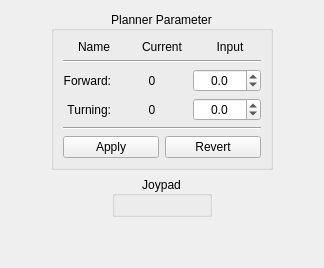
     <widget class="QWidget" name="planner_tab">
      <attribute name="title">
       <string>Planner</string>
      </attribute>
      <layout class="QVBoxLayout" name="planner_tab_layout">
       <item>
        <layout class="QHBoxLayout" name="planner_layout_parameter">
         <item>
          <spacer name="planner_parameter_spacer_horizontal_left">
           <property name="orientation">
            <enum>Qt::Horizontal</enum>
           </property>
           <property name="sizeHint" stdset="0">
            <size>
             <width>40</width>
             <height>20</height>
            </size>
           </property>
          </spacer>
         </item>
         <item>
          <widget class="QGroupBox" name="planner_group_box_parameter">
           <property name="title">
            <string>Planner Parameter</string>
           </property>
           <property name="alignment">
            <set>Qt::AlignCenter</set>
           </property>
           <layout class="QVBoxLayout" name="planner_group_box_layout_parameter">
            <item>
             <layout class="QHBoxLayout" name="planner_parameter_layout_column">
              <item>
               <widget class="QLabel" name="planner_parameter_label_column_name">
                <property name="sizePolicy">
                 <sizepolicy hsizetype="Preferred" vsizetype="Fixed">
                  <horstretch>0</horstretch>
                  <verstretch>0</verstretch>
                 </sizepolicy>
                </property>
                <property name="text">
                 <string>Name</string>
                </property>
                <property name="alignment">
                 <set>Qt::AlignCenter</set>
                </property>
               </widget>
              </item>
              <item>
               <widget class="QLabel" name="planner_parameter_label_column_current">
                <property name="sizePolicy">
                 <sizepolicy hsizetype="Preferred" vsizetype="Fixed">
                  <horstretch>0</horstretch>
                  <verstretch>0</verstretch>
                 </sizepolicy>
                </property>
                <property name="text">
                 <string>Current</string>
                </property>
                <property name="alignment">
                 <set>Qt::AlignCenter</set>
                </property>
               </widget>
              </item>
              <item>
               <widget class="QLabel" name="planner_parameter_label_column_input">
                <property name="sizePolicy">
                 <sizepolicy hsizetype="Preferred" vsizetype="Fixed">
                  <horstretch>0</horstretch>
                  <verstretch>0</verstretch>
                 </sizepolicy>
                </property>
                <property name="text">
                 <string>Input</string>
                </property>
                <property name="alignment">
                 <set>Qt::AlignCenter</set>
                </property>
               </widget>
              </item>
             </layout>
            </item>
            <item>
             <widget class="Line" name="planner_parameter_line_upper">
              <property name="orientation">
               <enum>Qt::Horizontal</enum>
              </property>
             </widget>
            </item>
            <item>
             <layout class="QGridLayout" name="planner_parameter_layout_grid">
              <item row="0" column="0">
               <widget class="QLabel" name="planner_parameter_label_name_forward">
                <property name="toolTip">
                 <string/>
                </property>
                <property name="text">
                 <string>Forward:</string>
                </property>
                <property name="alignment">
                 <set>Qt::AlignRight|Qt::AlignTrailing|Qt::AlignVCenter</set>
                </property>
               </widget>
              </item>
              <item row="0" column="1">
               <widget class="QLabel" name="planner_parameter_label_value_forward">
                <property name="minimumSize">
                 <size>
                  <width>70</width>
                  <height>0</height>
                 </size>
                </property>
                <property name="text">
                 <string>0</string>
                </property>
                <property name="alignment">
                 <set>Qt::AlignCenter</set>
                </property>
               </widget>
              </item>
              <item row="0" column="2">
               <widget class="QDoubleSpinBox" name="planner_parameter_double_spin_box_forward">
                <property name="sizePolicy">
                 <sizepolicy hsizetype="Minimum" vsizetype="Preferred">
                  <horstretch>0</horstretch>
                  <verstretch>0</verstretch>
                 </sizepolicy>
                </property>
                <property name="alignment">
                 <set>Qt::AlignCenter</set>
                </property>
                <property name="readOnly">
                 <bool>false</bool>
                </property>
                <property name="decimals">
                 <number>1</number>
                </property>
                <property name="minimum">
                 <double>-9999.000000000000000</double>
                </property>
                <property name="maximum">
                 <double>9999.000000000000000</double>
                </property>
               </widget>
              </item>
              <item row="1" column="0">
               <widget class="QLabel" name="planner_parameter_label_name_turning">
                <property name="toolTip">
                 <string/>
                </property>
                <property name="text">
                 <string>Turning:</string>
                </property>
                <property name="alignment">
                 <set>Qt::AlignRight|Qt::AlignTrailing|Qt::AlignVCenter</set>
                </property>
               </widget>
              </item>
              <item row="1" column="1">
               <widget class="QLabel" name="planner_parameter_label_value_turning">
                <property name="minimumSize">
                 <size>
                  <width>70</width>
                  <height>0</height>
                 </size>
                </property>
                <property name="text">
                 <string>0</string>
                </property>
                <property name="alignment">
                 <set>Qt::AlignCenter</set>
                </property>
               </widget>
              </item>
              <item row="1" column="2">
               <widget class="QDoubleSpinBox" name="planner_parameter_double_spin_box_turning">
                <property name="sizePolicy">
                 <sizepolicy hsizetype="Minimum" vsizetype="Preferred">
                  <horstretch>0</horstretch>
                  <verstretch>0</verstretch>
                 </sizepolicy>
                </property>
                <property name="alignment">
                 <set>Qt::AlignCenter</set>
                </property>
                <property name="readOnly">
                 <bool>false</bool>
                </property>
                <property name="decimals">
                 <number>1</number>
                </property>
                <property name="minimum">
                 <double>-9999.000000000000000</double>
                </property>
                <property name="maximum">
                 <double>9999.000000000000000</double>
                </property>
               </widget>
              </item>
             </layout>
            </item>
            <item>
             <widget class="Line" name="planner_parameter_line_lower">
              <property name="orientation">
               <enum>Qt::Horizontal</enum>
              </property>
             </widget>
            </item>
            <item>
             <layout class="QHBoxLayout" name="planner_parameter_layout_input">
              <item>
               <widget class="QPushButton" name="planner_parameter_push_button_apply">
                <property name="text">
                 <string>Apply</string>
                </property>
               </widget>
              </item>
              <item>
               <widget class="QPushButton" name="planner_parameter_push_button_revert">
                <property name="text">
                 <string>Revert</string>
                </property>
               </widget>
              </item>
             </layout>
            </item>
           </layout>
          </widget>
         </item>
         <item>
          <spacer name="planner_parameter_spacer_horizontal_right">
           <property name="orientation">
            <enum>Qt::Horizontal</enum>
           </property>
           <property name="sizeHint" stdset="0">
            <size>
             <width>40</width>
             <height>20</height>
            </size>
           </property>
          </spacer>
         </item>
        </layout>
       </item>
       <item>
        <layout class="QHBoxLayout" name="planner_layout_joypad">
         <item>
          <spacer name="planner_joypad_spacer_horizontal_left">
           <property name="orientation">
            <enum>Qt::Horizontal</enum>
           </property>
           <property name="sizeHint" stdset="0">
            <size>
             <width>40</width>
             <height>20</height>
            </size>
           </property>
          </spacer>
         </item>
         <item>
          <widget class="QGroupBox" name="planner_group_box_joypad">
           <property name="title">
            <string>Joypad</string>
           </property>
           <property name="alignment">
            <set>Qt::AlignCenter</set>
           </property>
           <layout class="QGridLayout" name="gridLayout">
            <item row="0" column="0">
             <widget class="JoyPad" name="planner_joypad" native="true">
              <property name="sizePolicy">
               <sizepolicy hsizetype="MinimumExpanding" vsizetype="MinimumExpanding">
                <horstretch>0</horstretch>
                <verstretch>0</verstretch>
               </sizepolicy>
              </property>
             </widget>
            </item>
           </layout>
          </widget>
         </item>
         <item>
          <spacer name="planner_joypad_spacer_horizontal_right">
           <property name="orientation">
            <enum>Qt::Horizontal</enum>
           </property>
           <property name="sizeHint" stdset="0">
            <size>
             <width>40</width>
             <height>20</height>
            </size>
           </property>
          </spacer>
         </item>
        </layout>
       </item>
       <item>
        <spacer name="planner_spacer_vertical">
         <property name="orientation">
          <enum>Qt::Vertical</enum>
         </property>
         <property name="sizeHint" stdset="0">
          <size>
           <width>20</width>
           <height>40</height>
          </size>
         </property>
        </spacer>
       </item>
      </layout>
     </widget>
